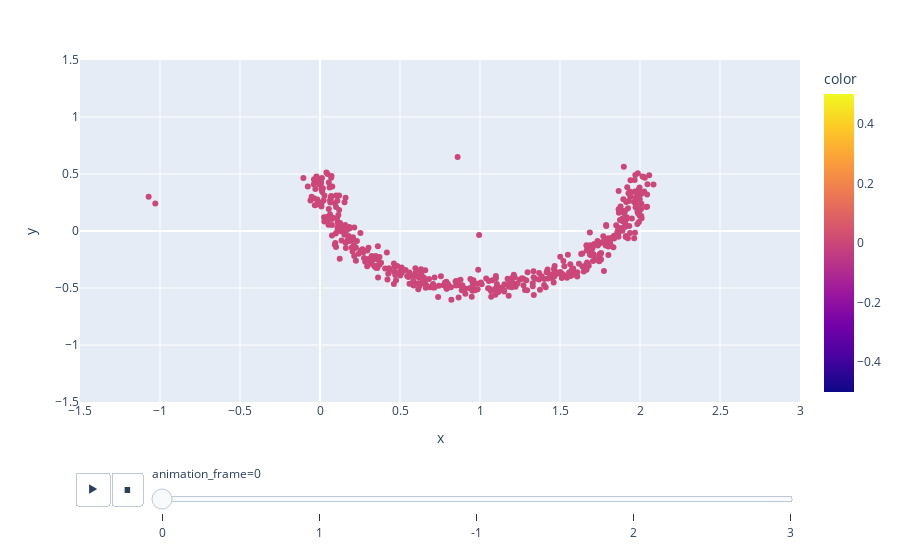

This figure's notebook cell:
### Code cell
fig =px.scatter( x = np_sorted[:,1],y=np_sorted[:,2],color=stdbscan.labels, animation_frame=stdbscan.labels)
fig.update_layout(xaxis=dict(range=[-1.5,3]),
    yaxis=dict(range=[-1.5,1.5])
                  )
fig.write_html('fig_mon_split.html')
fig.show()

### Figure 1 — Plotly figure (JSON) as saved in the notebook; plotly's stock layout.template omitted (floating-point values rounded to 4 significant figures; data arrays with more than 128 entries replaced by an {"elided": "..."} marker saying what was removed)
{"data": [{"hovertemplate": "animation_frame=0<br>x=%{x}<br>y=%{y}<br>color=%{marker.color}<extra></extra>", "legendgroup": "", "marker": {"color": {"elided": "461 int values"}, "coloraxis": "coloraxis", "symbol": "circle"}, "mode": "markers", "name": "", "orientation": "v", "showlegend": false, "type": "scatter", "x": {"elided": "461 float values"}, "xaxis": "x", "y": {"elided": "461 float values"}, "yaxis": "y"}], "layout": {"coloraxis": {"colorbar": {"title": {"text": "color"}}, "colorscale": [[0.0, "#0d0887"], [0.1111, "#46039f"], [0.2222, "#7201a8"], [0.3333, "#9c179e"], [0.4444, "#bd3786"], [0.5556, "#d8576b"], [0.6667, "#ed7953"], [0.7778, "#fb9f3a"], [0.8889, "#fdca26"], [1.0, "#f0f921"]]}, "legend": {"tracegroupgap": 0}, "margin": {"t": 60}, "sliders": [{"active": 0, "currentvalue": {"prefix": "animation_frame="}, "len": 0.9, "pad": {"b": 10, "t": 60}, "steps": [{"args": [["0"], {"frame": {"duration": 0, "redraw": false}, "fromcurrent": true, "mode": "immediate", "transition": {"duration": 0, "easing": "linear"}}], "label": "0", "method": "animate"}, {"args": [["1"], {"frame": {"duration": 0, "redraw": false}, "fromcurrent": true, "mode": "immediate", "transition": {"duration": 0, "easing": "linear"}}], "label": "1", "method": "animate"}, {"args": [["-1"], {"frame": {"duration": 0, "redraw": false}, "fromcurrent": true, "mode": "immediate", "transition": {"duration": 0, "easing": "linear"}}], "label": "-1", "method": "animate"}, {"args": [["2"], {"frame": {"duration": 0, "redraw": false}, "fromcurrent": true, "mode": "immediate", "transition": {"duration": 0, "easing": "linear"}}], "label": "2", "method": "animate"}, {"args": [["3"], {"frame": {"duration": 0, "redraw": false}, "fromcurrent": true, "mode": "immediate", "transition": {"duration": 0, "easing": "linear"}}], "label": "3", "method": "animate"}], "x": 0.1, "xanchor": "left", "y": 0, "yanchor": "top"}], "updatemenus": [{"buttons": [{"args": [null, {"frame": {"duration": 500, "redraw": false}, "fromcurrent": true, "mode": "immediate", "transition": {"duration": 500, "easing": "linear"}}], "label": "&#9654;", "method": "animate"}, {"args": [[null], {"frame": {"duration": 0, "redraw": false}, "fromcurrent": true, "mode": "immediate", "transition": {"duration": 0, "easing": "linear"}}], "label": "&#9724;", "method": "animate"}], "direction": "left", "pad": {"r": 10, "t": 70}, "showactive": false, "type": "buttons", "x": 0.1, "xanchor": "right", "y": 0, "yanchor": "top"}], "xaxis": {"anchor": "y", "domain": [0.0, 1.0], "range": [-1.5, 3], "title": {"text": "x"}}, "yaxis": {"anchor": "x", "domain": [0.0, 1.0], "range": [-1.5, 1.5], "title": {"text": "y"}}}}
